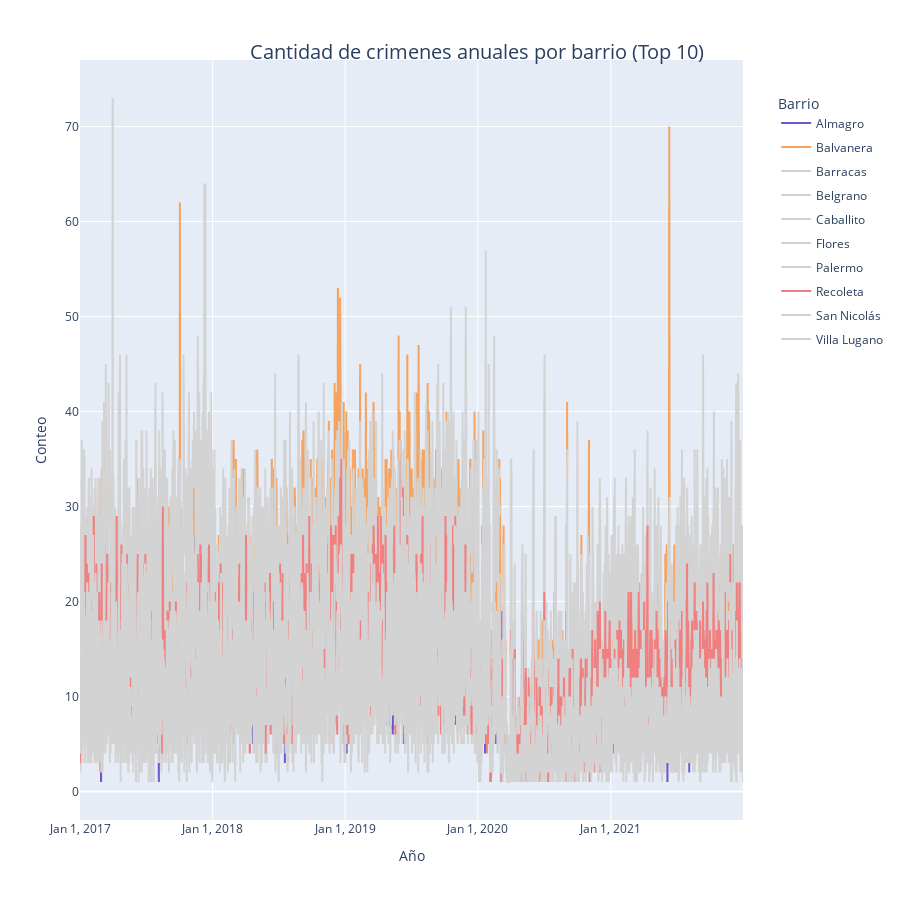

The notebook cell saved with this chart:
### Markdown cell above
Graficámos nuestros datos con plotly y le ponemos los colores mapeados

### Code cell
fig = px.line(df_top_10.groupby(['fecha','barrio']).size().unstack(), color_discrete_sequence=colores,height=900)
fig.update_layout(
        title=dict(text='Cantidad de crimenes anuales por barrio (Top 10)',x=0.53,y=0.95,
                   font=dict(size=20)),
        xaxis_title_text='Año',
        xaxis = dict(
                tickmode = 'array',
                tickvals = [2017,2018,2019,2020,2021]),
        yaxis_title_text='Conteo',
        legend=dict(title='Barrio',x=1.05,y=0.96,borderwidth=0,tracegroupgap=5),
        )

### Figure 1 — Plotly figure (JSON) as saved in the notebook; plotly's stock layout.template omitted (floating-point values rounded to 4 significant figures; data arrays with more than 128 entries replaced by an {"elided": "..."} marker saying what was removed)
{"data": [{"hovertemplate": "barrio=Almagro<br>fecha=%{x}<br>value=%{y}<extra></extra>", "legendgroup": "Almagro", "line": {"color": "slateblue", "dash": "solid"}, "mode": "lines", "name": "Almagro", "showlegend": true, "type": "scattergl", "x": {"elided": "1826 str values"}, "xaxis": "x", "y": {"elided": "1826 int values"}, "yaxis": "y"}, {"hovertemplate": "barrio=Balvanera<br>fecha=%{x}<br>value=%{y}<extra></extra>", "legendgroup": "Balvanera", "line": {"color": "sandybrown", "dash": "solid"}, "mode": "lines", "name": "Balvanera", "showlegend": true, "type": "scattergl", "x": {"elided": "1826 str values"}, "xaxis": "x", "y": {"elided": "1826 int values"}, "yaxis": "y"}, {"hovertemplate": "barrio=Barracas<br>fecha=%{x}<br>value=%{y}<extra></extra>", "legendgroup": "Barracas", "line": {"color": "lightgrey", "dash": "solid"}, "mode": "lines", "name": "Barracas", "showlegend": true, "type": "scattergl", "x": {"elided": "1826 str values"}, "xaxis": "x", "y": {"elided": "1826 int values"}, "yaxis": "y"}, {"hovertemplate": "barrio=Belgrano<br>fecha=%{x}<br>value=%{y}<extra></extra>", "legendgroup": "Belgrano", "line": {"color": "lightgrey", "dash": "solid"}, "mode": "lines", "name": "Belgrano", "showlegend": true, "type": "scattergl", "x": {"elided": "1826 str values"}, "xaxis": "x", "y": {"elided": "1826 int values"}, "yaxis": "y"}, {"hovertemplate": "barrio=Caballito<br>fecha=%{x}<br>value=%{y}<extra></extra>", "legendgroup": "Caballito", "line": {"color": "lightgrey", "dash": "solid"}, "mode": "lines", "name": "Caballito", "showlegend": true, "type": "scattergl", "x": {"elided": "1826 str values"}, "xaxis": "x", "y": {"elided": "1826 int values"}, "yaxis": "y"}, {"hovertemplate": "barrio=Flores<br>fecha=%{x}<br>value=%{y}<extra></extra>", "legendgroup": "Flores", "line": {"color": "lightgrey", "dash": "solid"}, "mode": "lines", "name": "Flores", "showlegend": true, "type": "scattergl", "x": {"elided": "1826 str values"}, "xaxis": "x", "y": {"elided": "1826 int values"}, "yaxis": "y"}, {"hovertemplate": "barrio=Palermo<br>fecha=%{x}<br>value=%{y}<extra></extra>", "legendgroup": "Palermo", "line": {"color": "lightgrey", "dash": "solid"}, "mode": "lines", "name": "Palermo", "showlegend": true, "type": "scattergl", "x": {"elided": "1826 str values"}, "xaxis": "x", "y": {"elided": "1826 int values"}, "yaxis": "y"}, {"hovertemplate": "barrio=Recoleta<br>fecha=%{x}<br>value=%{y}<extra></extra>", "legendgroup": "Recoleta", "line": {"color": "lightcoral", "dash": "solid"}, "mode": "lines", "name": "Recoleta", "showlegend": true, "type": "scattergl", "x": {"elided": "1826 str values"}, "xaxis": "x", "y": {"elided": "1826 int values"}, "yaxis": "y"}, {"hovertemplate": "barrio=San Nicolás<br>fecha=%{x}<br>value=%{y}<extra></extra>", "legendgroup": "San Nicolás", "line": {"color": "lightgrey", "dash": "solid"}, "mode": "lines", "name": "San Nicolás", "showlegend": true, "type": "scattergl", "x": {"elided": "1826 str values"}, "xaxis": "x", "y": {"elided": "1826 int values"}, "yaxis": "y"}, {"hovertemplate": "barrio=Villa Lugano<br>fecha=%{x}<br>value=%{y}<extra></extra>", "legendgroup": "Villa Lugano", "line": {"color": "lightgrey", "dash": "solid"}, "mode": "lines", "name": "Villa Lugano", "showlegend": true, "type": "scattergl", "x": {"elided": "1826 str values"}, "xaxis": "x", "y": {"elided": "1826 int values"}, "yaxis": "y"}], "layout": {"height": 900, "legend": {"borderwidth": 0, "title": {"text": "Barrio"}, "tracegroupgap": 5, "x": 1.05, "y": 0.96}, "margin": {"t": 60}, "title": {"font": {"size": 20}, "text": "Cantidad de crimenes anuales por barrio (Top 10)", "x": 0.53, "y": 0.95}, "xaxis": {"anchor": "y", "domain": [0, 1], "tickmode": "array", "tickvals": [2017, 2018, 2019, 2020, 2021], "title": {"text": "Año"}}, "yaxis": {"anchor": "x", "domain": [0, 1], "title": {"text": "Conteo"}}}}
